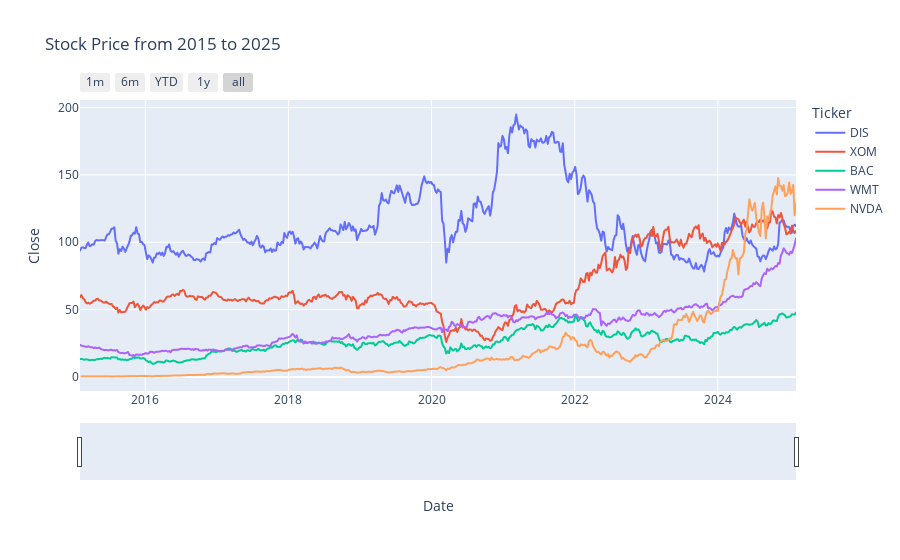

Source (notebook cell):
### Code cell
subdf = mod_df[mod_df['Ticker'].isin(['NVDA', 'DIS', 'XOM', 'BAC', 'WMT'])]

figure1 = px.line(subdf, x=subdf.index, y='Close', color='Ticker', title='Stock Price from 2015 to 2025')
figure1.update_xaxes(rangeslider_visible=True,
                    rangeselector=dict(
                        buttons=list([
                            dict(count=1, label="1m", step="month", stepmode="backward"),
                            dict(count=6, label="6m", step="month", stepmode="backward"),
                            dict(count=1, label="YTD", step="year", stepmode="todate"),
                            dict(count=1, label="1y", step="year", stepmode="backward"),
                            dict(step="all")
                        ])
                    ))
figure1.show()

### Figure 1 — Plotly figure (JSON) as saved in the notebook; plotly's stock layout.template omitted (floating-point values rounded to 4 significant figures; data arrays with more than 128 entries replaced by an {"elided": "..."} marker saying what was removed)
{"data": [{"hovertemplate": "Ticker=DIS<br>Date=%{x}<br>Close=%{y}<extra></extra>", "legendgroup": "DIS", "line": {"color": "#636efa", "dash": "solid"}, "marker": {"symbol": "circle"}, "mode": "lines", "name": "DIS", "showlegend": true, "type": "scattergl", "x": {"elided": "523 str values"}, "xaxis": "x", "y": {"elided": "523 float values"}, "yaxis": "y"}, {"hovertemplate": "Ticker=XOM<br>Date=%{x}<br>Close=%{y}<extra></extra>", "legendgroup": "XOM", "line": {"color": "#EF553B", "dash": "solid"}, "marker": {"symbol": "circle"}, "mode": "lines", "name": "XOM", "showlegend": true, "type": "scattergl", "x": {"elided": "523 str values"}, "xaxis": "x", "y": {"elided": "523 float values"}, "yaxis": "y"}, {"hovertemplate": "Ticker=BAC<br>Date=%{x}<br>Close=%{y}<extra></extra>", "legendgroup": "BAC", "line": {"color": "#00cc96", "dash": "solid"}, "marker": {"symbol": "circle"}, "mode": "lines", "name": "BAC", "showlegend": true, "type": "scattergl", "x": {"elided": "523 str values"}, "xaxis": "x", "y": {"elided": "523 float values"}, "yaxis": "y"}, {"hovertemplate": "Ticker=WMT<br>Date=%{x}<br>Close=%{y}<extra></extra>", "legendgroup": "WMT", "line": {"color": "#ab63fa", "dash": "solid"}, "marker": {"symbol": "circle"}, "mode": "lines", "name": "WMT", "showlegend": true, "type": "scattergl", "x": {"elided": "523 str values"}, "xaxis": "x", "y": {"elided": "523 float values"}, "yaxis": "y"}, {"hovertemplate": "Ticker=NVDA<br>Date=%{x}<br>Close=%{y}<extra></extra>", "legendgroup": "NVDA", "line": {"color": "#FFA15A", "dash": "solid"}, "marker": {"symbol": "circle"}, "mode": "lines", "name": "NVDA", "showlegend": true, "type": "scattergl", "x": {"elided": "522 str values"}, "xaxis": "x", "y": {"elided": "522 float values"}, "yaxis": "y"}], "layout": {"legend": {"title": {"text": "Ticker"}, "tracegroupgap": 0}, "title": {"text": "Stock Price from 2015 to 2025"}, "xaxis": {"anchor": "y", "domain": [0, 1], "rangeselector": {"buttons": [{"count": 1, "label": "1m", "step": "month", "stepmode": "backward"}, {"count": 6, "label": "6m", "step": "month", "stepmode": "backward"}, {"count": 1, "label": "YTD", "step": "year", "stepmode": "todate"}, {"count": 1, "label": "1y", "step": "year", "stepmode": "backward"}, {"step": "all"}]}, "rangeslider": {"visible": true}, "title": {"text": "Date"}}, "yaxis": {"anchor": "x", "domain": [0, 1], "title": {"text": "Close"}}}}
